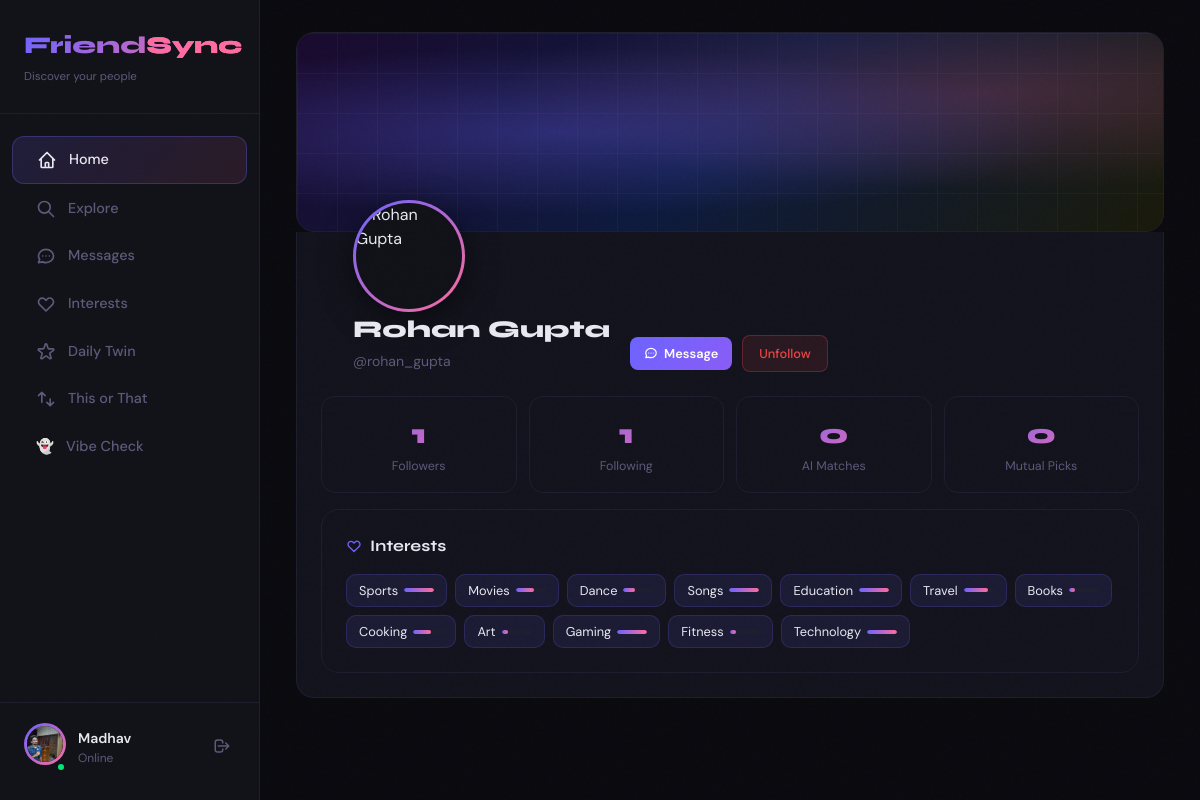
Screenshot of /profile/rohan_gupta (signed in) with the database file from the repository.
### app/models.py (models this page shows)
class User(db.Model):
    __tablename__ = 'users'
    id            = db.Column(db.Integer, primary_key=True)
    name          = db.Column(db.String(100), nullable=False)
    username      = db.Column(db.String(100), unique=True, nullable=False, index=True)
    email         = db.Column(db.String(100), unique=True, nullable=False, index=True)
    password_hash = db.Column(db.String(255), nullable=False)
    profile_picture = db.Column(db.String(300), nullable=True)
    bio           = db.Column(db.String(300), nullable=True)
    location      = db.Column(db.String(100), nullable=True)
    is_verified   = db.Column(db.Boolean, default=False)
    created_at    = db.Column(db.DateTime, default=datetime.utcnow)
    last_seen     = db.Column(db.DateTime, default=datetime.utcnow)
    is_online     = db.Column(db.Boolean, default=False)

### app/profile/routes.py (the view, shortened to what this page needs)
@profile_bp.route('/<username>')
def view_profile(username):
    user = User.query.filter_by(username=username).first_or_404()
    current_user_id = session.get('user_id')
    is_own_profile = current_user_id == user.id
    followers = (db.session.query(User)
                 .join(Friends, Friends.user_id == User.id)
                 .filter(Friends.friend_id == user.id).all())
    following = (db.session.query(User)
                 .join(Friends, Friends.friend_id == User.id)
                 .filter(Friends.user_id == user.id).all())
    is_friend = False
    pending_request = None
    if current_user_id and not is_own_profile:
        is_friend = Friends.query.filter_by(
            user_id=current_user_id, friend_id=user.id).first() is not None
        pending_request = FriendRequest.query.filter_by(
            sender_id=current_user_id, receiver_id=user.id).first()
    notifications = []
    incoming_requests = []
    recs = recommend_friends(user.id) if is_own_profile else []
    mutuals = suggest_mutual_friends(user.id) if is_own_profile else []
    interests = Interests.query.filter_by(user_id=user.id).first()
    return render_template('profile/profile.html',
                           user=user,
                           interests=interests,
                           interest_fields=INTEREST_FIELDS,
                           followers=followers,
                           following=following,
                           is_own_profile=is_own_profile,
                           is_friend=is_friend,
                           pending_request=pending_request,
                           recommendations=recs[:6],
                           mutual_suggestions=mutuals[:6],
                           notifications=notifications,
                           incoming_requests=incoming_requests)

### app/templates/profile/profile.html (shortened to what this page needs)
{% extends "base.html" %}
{% block content %}
<div style="max-width:900px;margin:0 auto;">
  <div class="cover-area card" style="padding:0;border-radius:18px;margin-bottom:0;">
    <div class="cover-grid"></div>
  </div>
  <div class="card" style="border-radius:18px;margin-top:0;padding-bottom:24px;border-top-left-radius:0;border-top-right-radius:0;border-top:none;">
    <div style="display:flex;align-items:flex-end;justify-content:space-between;flex-wrap:wrap;gap:16px;">
      <div style="display:flex;align-items:flex-end;gap:20px;flex-wrap:wrap;">
        <div class="profile-avatar-wrap">
            <div style="background:linear-gradient(135deg,var(--accent),var(--accent2));padding:3px;border-radius:50%;display:inline-block;box-shadow:0 8px 32px rgba(0,0,0,0.5);width:112px;height:112px;">
               <img src="{{ user.profile_picture or url_for('static', filename='profile_pictures/default_profile_picture.jpg') }}"
                    class="profile-avatar-inner"
                    style="width:106px;height:106px;border-radius:50%;object-fit:cover;object-position:center;display:block;"
                    alt="{{ user.name }}">
            </div>
        <div style="padding-bottom:8px;">
          <h1 style="font-size:1.5rem;font-weight:800;margin-bottom:3px;">{{ user.name }}</h1>
          <div style="color:var(--muted);font-size:0.875rem;">@{{ user.username }}
          </div>
        </div>
      </div>
      <div style="display:flex;gap:10px;align-items:center;padding-bottom:8px;flex-wrap:wrap;">
        {% if is_own_profile %}
          <button onclick="document.getElementById('edit-form').classList.toggle('open')" class="btn-secondary btn-sm">Edit Profile</button>
          <a href="/profile/interests" class="btn-secondary btn-sm" style="text-decoration:none;">Update Interests</a>
        {% elif is_friend %}
          <a href="/chat/{{ user.id }}" class="btn-primary btn-sm" style="text-decoration:none;">
            Message
          </a>
          <form action="/friends/remove/{{ user.id }}" method="post" style="margin:0;">
            <button type="submit" class="btn-danger btn-sm">Unfollow</button>
          </form>
        {% elif pending_request %}
          <button class="btn-secondary btn-sm" disabled>Request Pending</button>
        {% else %}
          <button class="btn-primary btn-sm" data-action="send-request" data-id="{{ user.id }}">
            + Add Friend
          </button>
        {% endif %}
      </div>
    </div>
  </div>
  <div style="display:flex;gap:12px;margin-top:16px;flex-wrap:wrap;">
    <div class="stat-box">
      <div class="stat-num gradient-text">{{ followers|length }}</div>
      <div class="stat-label">Followers</div>
    </div>
    <div class="stat-box">
      <div class="stat-num gradient-text">{{ following|length }}</div>
      <div class="stat-label">Following</div>
    </div>
    <div class="stat-box">
      <div class="stat-num gradient-text">{{ recommendations|length }}</div>
      <div class="stat-label">AI Matches</div>
    </div>
    <div class="stat-box">
      <div class="stat-num gradient-text">{{ mutual_suggestions|length }}</div>
      <div class="stat-label">Mutual Picks</div>
    </div>
  </div>
  {% if interests %}
  <div class="card" style="margin-top:16px;">
    <div class="section-title">
      <svg width="16" height="16" fill="none" stroke="var(--accent)" viewBox="0 0 24 24"><path stroke-linecap="round" stroke-linejoin="round" stroke-width="2" d="M4.318 6.318a4.5 4.5 0 000 6.364L12 20.364l7.682-7.682a4.5 4.5 0 00-6.364-6.364L12 7.636l-1.318-1.318a4.5 4.5 0 00-6.364 0z"/></svg>
      Interests
    </div>
    <div style="display:flex;flex-wrap:wrap;gap:8px;">
      {% for field in interest_fields %}
        {% set val = interests[field] if interests[field] is defined else getattr(interests, field, 0) %}
        {% if val and val > 0 %}
        {% set level_width = (val / 5 * 100)|int %}
        <div class="interest-chip">
          {{ field.capitalize() }}
          <div class="level-bar"><div class="level-fill" style="width: {{ level_width }}%"></div></div>
        </div>
        {% endif %}
      {% endfor %}
    </div>
  </div>
  {% endif %}
</div>
{% endblock %}

### app/templates/base.html (shortened to what this page needs)
<!DOCTYPE html>
<html lang="en">
<head>
  <script src="https://cdn.tailwindcss.com"></script>
</head>
<body>
{% if session.get('user_id') %}
<aside class="sidebar" id="sidebar">
  <div class="sidebar-logo">
    <span>Friend<span class="dot">Sync</span></span>
    <div style="font-size:0.72rem;color:var(--muted);margin-top:4px;font-family:'DM Sans',sans-serif;">Discover your people</div>
  </div>
  {% set current_user = current_user if current_user else none %}
  <nav style="flex:1;">
    <a href="/profile/{{ session.get('username') }}" class="nav-item {% if request.endpoint == 'profile.view_profile' %}active{% endif %}">
      <svg class="icon" fill="none" stroke="currentColor" viewBox="0 0 24 24"><path stroke-linecap="round" stroke-linejoin="round" stroke-width="2" d="M3 12l2-2m0 0l7-7 7 7M5 10v10a1 1 0 001 1h3m10-11l2 2m-2-2v10a1 1 0 01-1 1h-3m-6 0a1 1 0 001-1v-4a1 1 0 011-1h2a1 1 0 011 1v4a1 1 0 001 1m-6 0h6"/></svg>
      Home
    </a>
    <a href="/recommend/explore" class="nav-item {% if request.endpoint and 'recommend' in request.endpoint %}active{% endif %}">
      <svg class="icon" fill="none" stroke="currentColor" viewBox="0 0 24 24"><path stroke-linecap="round" stroke-linejoin="round" stroke-width="2" d="M21 21l-6-6m2-5a7 7 0 11-14 0 7 7 0 0114 0z"/></svg>
      Explore
    </a>
    <a href="/chat/list" class="nav-item {% if request.endpoint and 'chat' in request.endpoint %}active{% endif %}">
      <svg class="icon" fill="none" stroke="currentColor" viewBox="0 0 24 24"><path stroke-linecap="round" stroke-linejoin="round" stroke-width="2" d="M8 12h.01M12 12h.01M16 12h.01M21 12c0 4.418-4.03 8-9 8a9.863 9.863 0 01-4.255-.949L3 20l1.395-3.72C3.512 15.042 3 13.574 3 12c0-4.418 4.03-8 9-8s9 3.582 9 8z"/></svg>
      Messages
    </a>
    <a href="/profile/interests" class="nav-item">
      <svg class="icon" fill="none" stroke="currentColor" viewBox="0 0 24 24"><path stroke-linecap="round" stroke-linejoin="round" stroke-width="2" d="M4.318 6.318a4.5 4.5 0 000 6.364L12 20.364l7.682-7.682a4.5 4.5 0 00-6.364-6.364L12 7.636l-1.318-1.318a4.5 4.5 0 00-6.364 0z"/></svg>
      Interests
    </a>
    <a href="/recommend/daily-twin" class="nav-item {% if request.endpoint == 'recommend.daily_twin' %}active{% endif %}">
      Daily Twin
    </a>
    <a href="/swipe/" class="nav-item {% if request.endpoint and 'swipe' in request.endpoint %}active{% endif %}">
      <svg class="icon" fill="none" stroke="currentColor" viewBox="0 0 24 24"><path stroke-linecap="round" stroke-linejoin="round" stroke-width="2" d="M7 16V4m0 0L3 8m4-4l4 4m6 4v8m0 0l4-4m-4 4l-4-4"/></svg>
      This or That
    </a>
    <a href="/vibe/" class="nav-item {% if request.endpoint and 'vibe' in request.endpoint %}active{% endif %}">
       <span>👻</span>
      Vibe Check
    </a>
  </nav>
  <div class="sidebar-user">
    <div style="display:flex;align-items:center;gap:12px;">
      <div style="position:relative;">
        <div class="avatar-ring">
          {% set sidebar_user = current_user if current_user else none %}
           <img src="{{ sidebar_user.profile_picture if sidebar_user and sidebar_user.profile_picture else url_for('static', filename='profile_pictures/default_profile_picture.jpg') }}"
                id="sidebar-avatar" width="36" height="36" alt="avatar"
                style="width:36px;height:36px;border-radius:50%;object-fit:cover;">
        </div>
        <span class="online-dot"></span>
      </div>
      <div style="flex:1;min-width:0;">
        <div style="font-weight:600;font-size:0.875rem;white-space:nowrap;overflow:hidden;text-overflow:ellipsis;">
          {{ session.get('username', '') }}
        </div>
        <div style="font-size:0.75rem;color:var(--muted);">Online</div>
      </div>
      <form action="/auth/logout" method="post" style="margin:0;">
        <button type="submit" title="Logout" style="background:none;border:none;cursor:pointer;color:var(--muted);padding:4px;">
          <svg width="18" height="18" fill="none" stroke="currentColor" viewBox="0 0 24 24"><path stroke-linecap="round" stroke-linejoin="round" stroke-width="2" d="M17 16l4-4m0 0l-4-4m4 4H7m6 4v1a3 3 0 01-3 3H6a3 3 0 01-3-3V7a3 3 0 013-3h4a3 3 0 013 3v1"/></svg>
        </button>
      </form>
    </div>
  </div>
</aside>
{% endif %}
<div class="main-content" id="main-content">
  {% block content %}{% endblock %}
</div>
</body>
</html>

### app/templates/base.html (style rules this page uses)
:root { --bg: #0a0a0f; --surface: #111118; --border: #1e1e2e; --accent: #6c63ff; --accent2: #ff6b9d; --text: #e8e8f0; --muted: #5a5a7a; --online: #00e676; --card-bg: #13131d; }
* { box-sizing: border-box; margin: 0; padding: 0; }
html { scroll-behavior: smooth; }
body { background: var(--bg); color: var(--text); font-family: 'DM Sans', sans-serif; min-height: 100vh; overflow-x: hidden; }
h1,h2,h3,h4,h5 { font-family: 'Syne', sans-serif; }
body::before { content: ''; position: fixed; inset: 0; pointer-events: none; z-index: 9999; opacity: 0.4; }
.sidebar { position: fixed; left: 0; top: 0; bottom: 0; width: 260px; background: var(--surface); border-right: 1px solid var(--border); display: flex; flex-direction: column; padding: 28px 0; z-index: 100; transition: transform 0.3s ease; }
.sidebar-logo { padding: 0 24px 28px; border-bottom: 1px solid var(--border); margin-bottom: 20px; }
.sidebar-logo span { font-family: 'Syne', sans-serif; font-weight: 800; font-size: 1.5rem; background: linear-gradient(135deg, var(--accent), var(--accent2)); -webkit-background-clip: text; -webkit-text-fill-color: transparent; }
.sidebar-logo .dot { color: var(--accent2); -webkit-text-fill-color: var(--accent2); }
.nav-item { display: flex; align-items: center; gap: 12px; padding: 12px 24px; margin: 2px 12px; border-radius: 12px; color: var(--muted); font-size: 0.9rem; font-weight: 500; cursor: pointer; transition: all 0.2s ease; text-decoration: none; position: relative; }
.nav-item.active { background: linear-gradient(135deg, rgba(108,99,255,0.15), rgba(255,107,157,0.1)); color: var(--text); border: 1px solid rgba(108,99,255,0.3); }
.nav-item .icon { width: 20px; height: 20px; flex-shrink: 0; }
.sidebar-user { margin-top: auto; padding: 20px 24px 0; border-top: 1px solid var(--border); }
.online-dot { width: 10px; height: 10px; background: var(--online); border-radius: 50%; border: 2px solid var(--surface); position: absolute; bottom: 0; right: 0; }
.main-content { margin-left: 260px; min-height: 100vh; padding: 32px 36px; }
.card { background: var(--card-bg); border: 1px solid var(--border); border-radius: 18px; padding: 24px; transition: border-color 0.2s, transform 0.2s; }
.btn-primary { background: linear-gradient(135deg, var(--accent), #8b5cf6); color: #fff; border: none; padding: 10px 22px; border-radius: 10px; font-weight: 600; font-size: 0.875rem; cursor: pointer; transition: all 0.2s ease; font-family: 'DM Sans', sans-serif; display: inline-flex; align-items: center; gap: 6px; }
.btn-sm { padding: 7px 14px; font-size: 0.8rem; border-radius: 8px; }
.btn-danger { background: rgba(239,68,68,0.1); color: #ef4444; border: 1px solid rgba(239,68,68,0.3); padding: 8px 16px; border-radius: 8px; font-size: 0.8rem; font-weight: 500; cursor: pointer; transition: all 0.2s; font-family: 'DM Sans', sans-serif; }
.avatar-ring { display: inline-block; position: relative; padding: 3px; background: linear-gradient(135deg, var(--accent), var(--accent2)); border-radius: 50%; }
.avatar-ring img { display: block; border-radius: 50%; background: var(--surface); }
.gradient-text { background: linear-gradient(135deg, var(--accent), var(--accent2)); -webkit-background-clip: text; -webkit-text-fill-color: transparent; }

### rows the page displays
User: profile_picture (picture)
User: name "Rohan Gupta", username "rohan_gupta"

### other values shown
{{ session.get('username', '') }} "Madhav"
{{ followers|length }} "1"
{{ following|length }} "1"
{{ recommendations|length }} "0"
{{ mutual_suggestions|length }} "0"
{{ field.capitalize() }} "Sports" "Movies" "Dance" "Songs" "Education" "Travel" "Books" "Cooking" "Art" "Gaming" "Fitness" "Technology"
